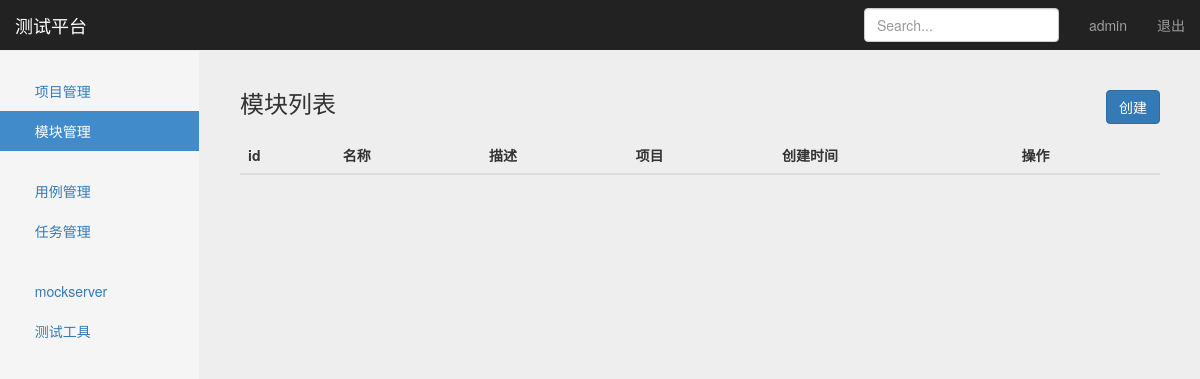
The app's page /manage/module_manage/ (signed in), older data.
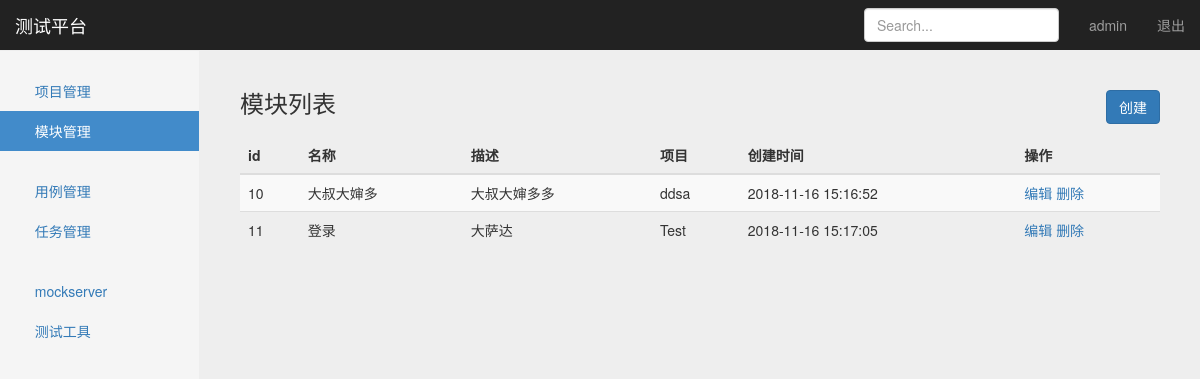
The same page, newer data.
### project_app/models.py (models this page shows, shortened)
class Module(models.Model):
	project = models.ForeignKey(Project, on_delete=models.CASCADE)
	name = models.CharField('名称', max_length=100, blank=False, default="")
	describe = models.TextField('描述', default="")
	create_time = models.DateTimeField('创建时间', auto_now=True)

class Project(models.Model):
	name = models.CharField('名称', max_length=100, blank=False, default="")
	describe = models.TextField('描述', default="")
	status = models.BooleanField('状态', default=True)
	create_time = models.DateTimeField('创建时间', auto_now=True)
	def __str__(self):
		return self.name

### project_app/views/module_views.py (the view)
# urls.py: path('module_manage/', module_views.module_manage),
@login_required
def module_manage(request):
	username = request.session.get('user1', '')
	module_all = Module.objects.all()
	context = {
		"user": username,
		"modules": module_all,
		"type": "list",
	}
	return render(request, "module_manage.html", context=context)

### templates/module_manage.html (shortened to what this page needs)
{% extends "base.html" %}
{% block content %}
<nav class="navbar navbar-inverse navbar-fixed-top">
    <div class="container-fluid">
        <div class="navbar-header">
            <a class="navbar-brand" href="#">测试平台</a>
        </div>
        <div id="navbar" class="navbar-collapse collapse">
            <ul class="nav navbar-nav navbar-right">
                <li><a href="#">{{ user }}</a></li>
                <li><a href="/logout/">退出</a></li>
            </ul>
            <form class="navbar-form navbar-right">
                <input type="text" class="form-control" placeholder="Search...">
            </form>
        </div>
    </div>
</nav>
<div class="container-fluid">
    <div class="row">
        <div class="col-sm-3 col-md-2 sidebar">
            <ul class="nav nav-sidebar">
                <li><a href="/manage/project_manage/">
                    <span class="glyphicon glyphicon-th-large"></span> 项目管理</a>
                </li>
                <li class="active"><a href="#">
                    <span class="glyphicon glyphicon-th"></span> 模块管理</a>
                </li>
            </ul>
            <ul class="nav nav-sidebar">
                <li><a href="/interface/case_manage/">
                    <span class="glyphicon glyphicon-th-list"></span> 用例管理</a>
                </li>
                <li><a href="/interface/task_manage/">
                    <span class="glyphicon glyphicon-tasks"></span> 任务管理</a>
                </li>
            </ul>
            <ul class="nav nav-sidebar">
                <li><a href="#">
                    <span class="glyphicon glyphicon-log-in"></span> mockserver</a>
                </li>
                <li><a href="#">
                    <span class="glyphicon glyphicon-wrench"></span> 测试工具</a>
                </li>
            </ul>
        </div>
        {% if type == 'list'%}
        <div class="col-sm-9 col-sm-offset-3 col-md-10 col-md-offset-2 main">
            <h3 class="sub-header">模块列表
                <button type="button" class="btn btn-primary"
                style="float: right;"
                onclick="window.location.href='/manage/add_module/'">创建</button>
            </h3>
            <div class="table-responsive">
                <table class="table table-striped">
                    <thead>
                        <tr>
                            <th>id</th>
                            <th>名称</th>
                            <th>描述</th>
                            <th>项目</th>
                            <th>创建时间</th>
                            <th>操作</th>
                        </tr>
                    </thead>
                    <tbody>
                        {% for module in modules %}
                        <tr>
                            <td>{{ module.id }}</td>
                            <td>{{ module.name }}</td>
                            <td>{{ module.describe }}</td>
                            <td>{{ module.project }}</td>
                            <td>{{ module.create_time | date:"Y-m-d H:i:s" }}</td>
                            <td>
                                <a href="/manage/edit_module/{{module.id}}/">编辑</a>
                                <a href="/manage/delete_module/{{module.id}}/">删除</a>
                            </td>
                        </tr>
                        {% endfor %}
                    </tbody>
                </table>
            </div>
        </div>
        {% endif %}
    </div>
</div>
{% endblock %}

Row changes from the older to the newer data that the page shows:
added Module: id "10", name "大叔大婶多", describe "大叔大婶多多", project "ddsa", create_time "2018-11-16 15:16:52"
added Module: id "11", name "登录", describe "大萨达", project "Test", create_time "2018-11-16 15:17:05"
